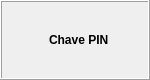
           <widget class="QFrame" name="frame_8">
            <property name="minimumSize">
             <size>
              <width>150</width>
              <height>80</height>
             </size>
            </property>
            <property name="maximumSize">
             <size>
              <width>150</width>
              <height>80</height>
             </size>
            </property>
            <property name="frameShape">
             <enum>QFrame::Box</enum>
            </property>
            <property name="frameShadow">
             <enum>QFrame::Raised</enum>
            </property>
            <layout class="QVBoxLayout" name="verticalLayout_29">
             <item>
              <widget class="QWidget" name="widget_6" native="true">
               <layout class="QVBoxLayout" name="verticalLayout_32">
                <item>
                 <layout class="QHBoxLayout" name="horizontalLayout_36">
                  <item>
                   <widget class="PyDMLed" name="PyDMLed_23">
                    <property name="minimumSize">
                     <size>
                      <width>21</width>
                      <height>41</height>
                     </size>
                    </property>
                    <property name="maximumSize">
                     <size>
                      <width>21</width>
                      <height>41</height>
                     </size>
                    </property>
                    <property name="toolTip">
                     <string/>
                    </property>
                    <property name="whatsThis">
                     <string/>
                    </property>
                    <property name="onColour">
                     <enum>QLed::Green</enum>
                    </property>
                    <property name="offColour">
                     <enum>QLed::Red</enum>
                    </property>
                   </widget>
                  </item>
                  <item>
                   <widget class="QLabel" name="label_12">
                    <property name="font">
                     <font>
                      <weight>75</weight>
                      <bold>true</bold>
                     </font>
                    </property>
                    <property name="text">
                     <string>Chave PIN</string>
                    </property>
                   </widget>
                  </item>
                 </layout>
                </item>
               </layout>
              </widget>
             </item>
            </layout>
           </widget>
